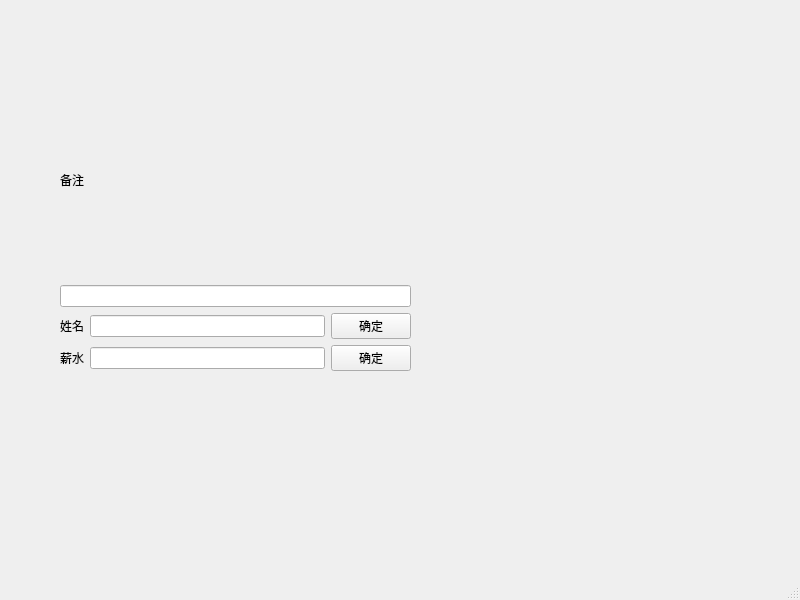
<?xml version="1.0" encoding="UTF-8"?>
<ui version="4.0">
 <class>MainWindow</class>
 <widget class="QMainWindow" name="MainWindow">
  <property name="geometry">
   <rect>
    <x>0</x>
    <y>0</y>
    <width>800</width>
    <height>600</height>
   </rect>
  </property>
  <property name="windowTitle">
   <string>MainWindow</string>
  </property>
  <widget class="QWidget" name="centralwidget">
   <widget class="QWidget" name="">
    <property name="geometry">
     <rect>
      <x>60</x>
      <y>80</y>
      <width>351</width>
      <height>291</height>
     </rect>
    </property>
    <layout class="QVBoxLayout" name="verticalLayout">
     <item>
      <widget class="QLabel" name="label">
       <property name="text">
        <string>备注</string>
       </property>
      </widget>
     </item>
     <item>
      <widget class="QLineEdit" name="lineEdit"/>
     </item>
     <item>
      <layout class="QHBoxLayout" name="horizontalLayout">
       <item>
        <widget class="QLabel" name="label_2">
         <property name="text">
          <string>姓名</string>
         </property>
        </widget>
       </item>
       <item>
        <widget class="QLineEdit" name="lineEdit_2"/>
       </item>
       <item>
        <widget class="QPushButton" name="pushButton">
         <property name="text">
          <string>确定</string>
         </property>
        </widget>
       </item>
      </layout>
     </item>
     <item>
      <layout class="QHBoxLayout" name="horizontalLayout_2">
       <item>
        <widget class="QLabel" name="label_3">
         <property name="text">
          <string>薪水</string>
         </property>
        </widget>
       </item>
       <item>
        <widget class="QLineEdit" name="lineEdit_3"/>
       </item>
       <item>
        <widget class="QPushButton" name="pushButton_2">
         <property name="text">
          <string>确定</string>
         </property>
        </widget>
       </item>
      </layout>
     </item>
    </layout>
   </widget>
  </widget>
  <widget class="QMenuBar" name="menubar">
   <property name="geometry">
    <rect>
     <x>0</x>
     <y>0</y>
     <width>800</width>
     <height>23</height>
    </rect>
   </property>
  </widget>
  <widget class="QStatusBar" name="statusbar"/>
 </widget>
 <resources/>
 <connections/>
</ui>
